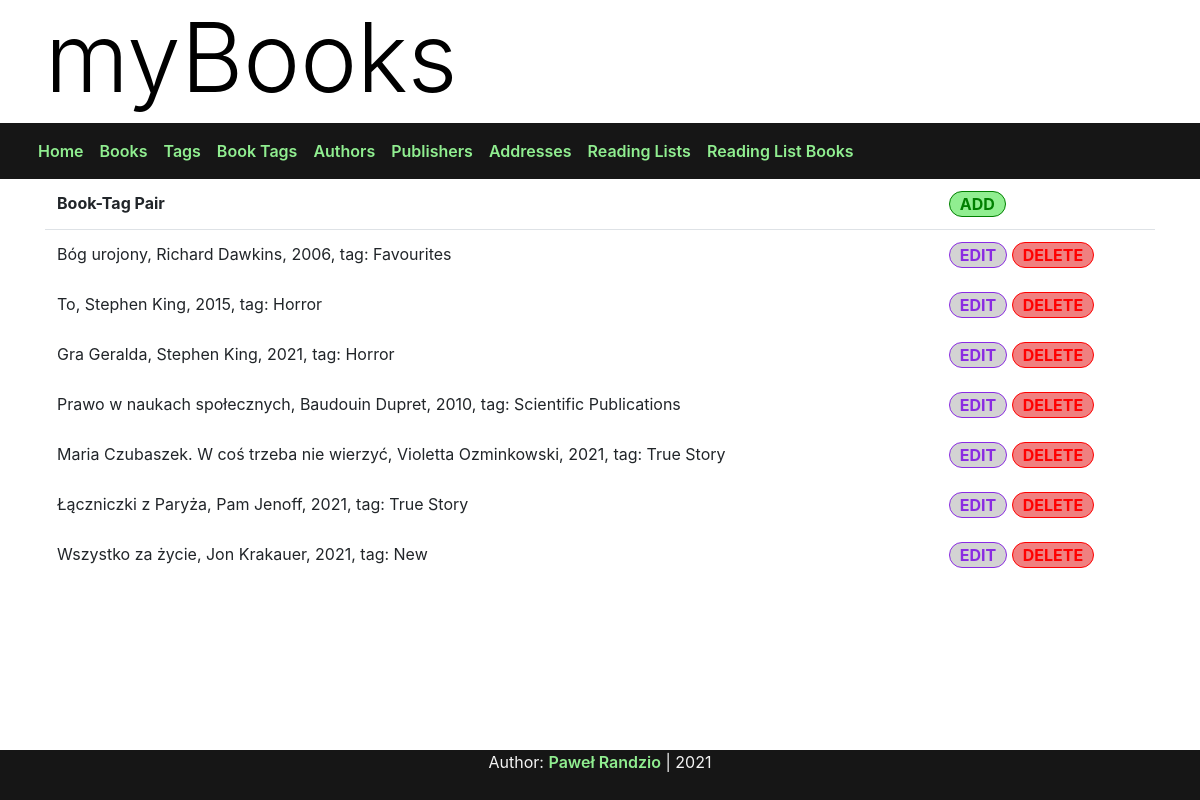
The app's page /booktags/list with its own data.
### viewer/models.py (models this page shows)
class BookTag(models.Model):
    book = models.ForeignKey(Book, on_delete=models.CASCADE)
    tag = models.ForeignKey(Tag, on_delete=models.CASCADE)
    def __str__(self):
        return str(self.book) + ", tag: " + str(self.tag)

class Book(models.Model):
    title = models.CharField(max_length=255, blank=False)
    publisher = models.ForeignKey(Publisher, on_delete=models.SET_NULL, blank=True, null=True)
    author = models.ForeignKey(Author, on_delete=models.CASCADE)
    release_year = models.PositiveSmallIntegerField(default=1900)
    rating = models.IntegerField()
    def __str__(self):
        return str(self.title) + ", " + str(self.author) + ", " + str(self.release_year)

class Author(models.Model):
    first_name = models.CharField(max_length=255)
    last_name = models.CharField(max_length=255)
    url = models.CharField(max_length=255)
    address = models.ForeignKey(Address, on_delete=models.SET_NULL, blank=True, null=True)
    def __str__(self):
        return str(self.first_name) + " " + str(self.last_name)

class Tag(models.Model):
    name = models.CharField(max_length=255)
    def __str__(self):
        return str(self.name)

### viewer/views.py (the view)
# urls.py: path('booktags/list', booktag_list, name="booktag_list"),
def booktag_list(request):
    content = {"booktags": BookTag.objects.all()}
    return render(request, 'booktagList.html', content)

### templates/booktagList.html (shortened to what this page needs)
{% extends 'base.html' %}
{% load static %}
{% block styles %}
<link rel="stylesheet" type="text/css" href="{% static '/styles/lists.css' %}">
{% endblock %}
{% block content %}
<div class="contains-table">
    <table class="table table-borderless">
        <thead class="border-bottom font-weight-bold">
            <tr>
                <td>Book-Tag Pair</td>
                <td>
                    <a href="{% url 'add_booktag' %}" class="add-button">
                        ADD
                    </a>
                </td>
            </tr>
        </thead>
        <tbody>
            {% for item in booktags %}
                <tr>
                    <td>{{item}}</td>
                    <td>
                        <a href="{% url 'edit_booktag' item.id %}" class="edit-button">
                            EDIT
                        </a>
                        <form action="{% url 'delete_booktag' item.id %}" method="post" class="d-inline">
                            <button type="submit" class="delete-button">
                                DELETE
                            </button>
                        </form>
                    </td>
                </tr>
            {% endfor %}
        </tbody>
    </table>
</div>
{% endblock %}

### static/styles/lists.css (style rules this page uses)
.add-button { display: inline-flex; padding: 0 10px 0 10px; justify-content: center; color: green; background-color: lightgreen; border: 1px solid green; border-radius: 50px; }
.edit-button { display: inline-flex; padding: 0 10px 0 10px; justify-content: center; color: blueviolet; background-color: lightgrey; border: 1px solid blueviolet; border-radius: 50px; font-weight: bold; }
.delete-button { display: inline-flex; padding: 0 10px 0 10px; justify-content: center; color: red; background-color: lightcoral; border: 1px solid red; border-radius: 50px; font-weight: bold; }

### records on screen
BookTag: book+tag "Bóg urojony, Richard Dawkins, 2006, tag: Favourites"
BookTag: book+tag "To, Stephen King, 2015, tag: Horror"
BookTag: book+tag "Gra Geralda, Stephen King, 2021, tag: Horror"
BookTag: book+tag "Prawo w naukach społecznych, Baudouin Dupret, 2010, tag: Scientific Publications"
BookTag: book+tag "Maria Czubaszek. W coś trzeba nie wierzyć, Violetta Ozminkowski, 2021, tag: True Story"
BookTag: book+tag "Łączniczki z Paryża, Pam Jenoff, 2021, tag: True Story"
BookTag: book+tag "Wszystko za życie, Jon Krakauer, 2021, tag: New"
